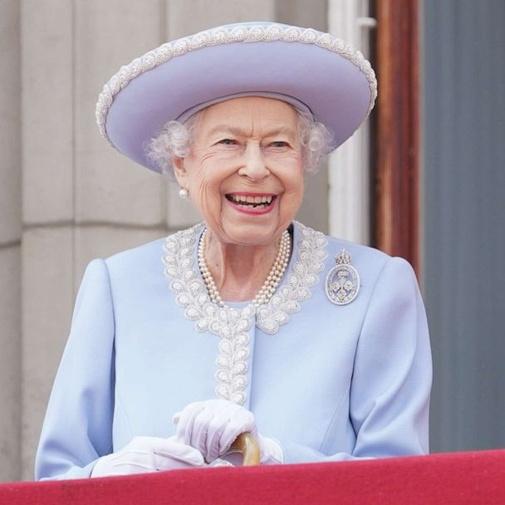
%> input picture IVP_Assignment_4/queen.jpg, 505 x 505 px, shrunk from 608 x 608 before the run
$ octave firsttwo.m   (GNU Octave 9; MATLAB toolbox functions it lacks are replaced by stand-ins)
%> lines starting %> are read from the running program, lines starting %| are printed output that depends on the picture

img = imread('queen.jpg');
%> img is the input picture: size 505x505x3 uint8; mean R, G, B 172.1, 156.2, 167.2
% convert to cielab
labImage = rgb2lab(img);
%> labImage: size 505x505x3 double; mean of channels 1, 2, 3 66.3, 8.5, -2.2
labImage2D = reshape(labImage, [], 3);
% clustering
k = 7;
[idx, ~] = kmeans(labImage2D, k);
% colors for each cluster
cl_col = zeros(k, 3);
for i = 1:k
    clusterColors = labImage2D(idx == i, :);
    cl_col(i, :) = mean(clusterColors);
end
%> after the loop, cl_col = [47.38 2.37 -8.78; 70.26 3.24 2.74; 87.5 0.27 -8.64; 44.84 56.12 17.37; 32.35 20.22 12.11; 62.9 17.28 13.22; 72.47 5.8 -17.04]
% convert back from cielab
cl_col_rbg = lab2rgb(cl_col);
%> cl_col_rbg = [0.428 0.438 0.498; 0.706 0.665 0.655; 0.83 0.862 0.924; 0.753 0.211 0.315; 0.435 0.247 0.228; 0.745 0.551 0.508; 0.678 0.689 0.819]
color_filters = cell(1, k);
for i = 1:k
    colorFilter = zeros(size(img));
    colorFilter(repmat(idx == i, [1 1 3])) = img(repmat(idx == i, [1 1 3]));
    color_filters{i} = colorFilter;
end
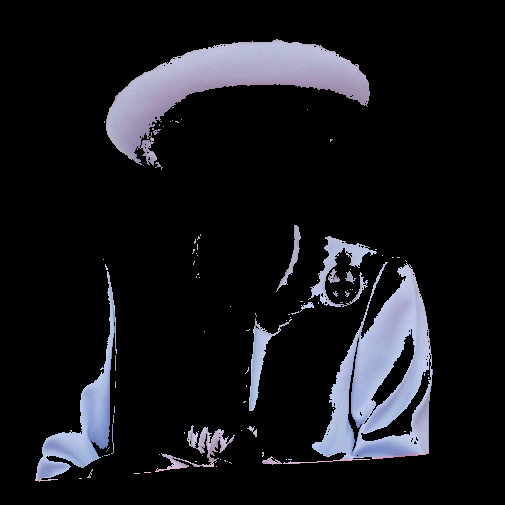
%> colorFilter: size 505x505x3 double; mean R, G, B 22.1, 22.6, 26.8
%> after the loop, color_filters = 7 items

figure;
% top row - colors
subplot(2, k, 1:k);
imshow(reshape(cl_col_rbg, [1, k, 3]));
title('Representative Colors');
axis off;

% bottom row - images
subplot(2, k, k+1:2*k);
imshow(uint8(color_filters{1}));
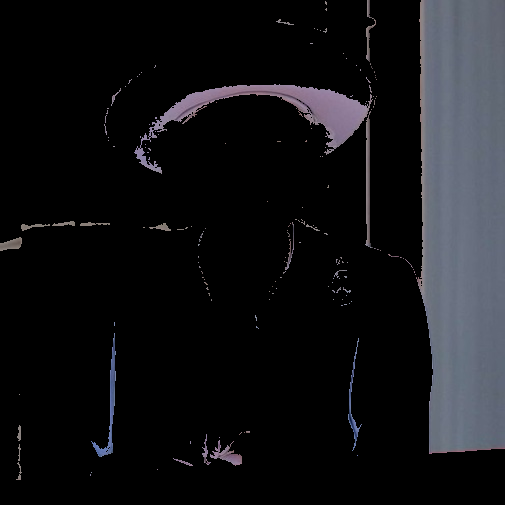
%> displayed picture: size 505x505x3, on the screen's scale of 0 to 255; mean R, G, B 19.1, 19.6, 22.3
title('Color Filter 1');

for i = 1:k
    subplot(2, k, k+i);
    imshow(uint8(color_filters{i}));
    title(['Color Filter ' num2str(i)]);
end
%> this loop made 7 passes
%> pass 2, `imshow(uint8(color_filters{i}));`:
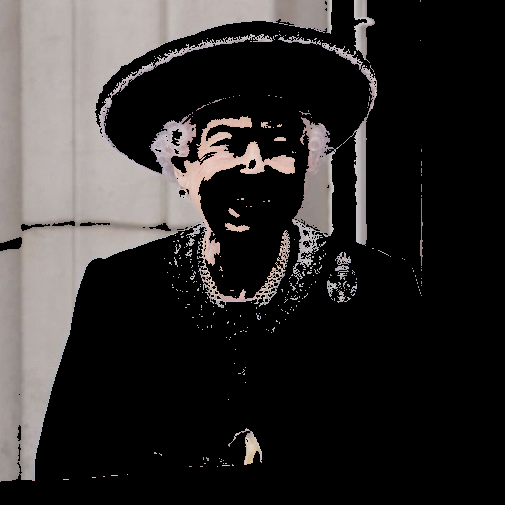
%> displayed picture: size 505x505x3, on the screen's scale of 0 to 255; mean R, G, B 49.2, 46.4, 45.6
%> after the loop:
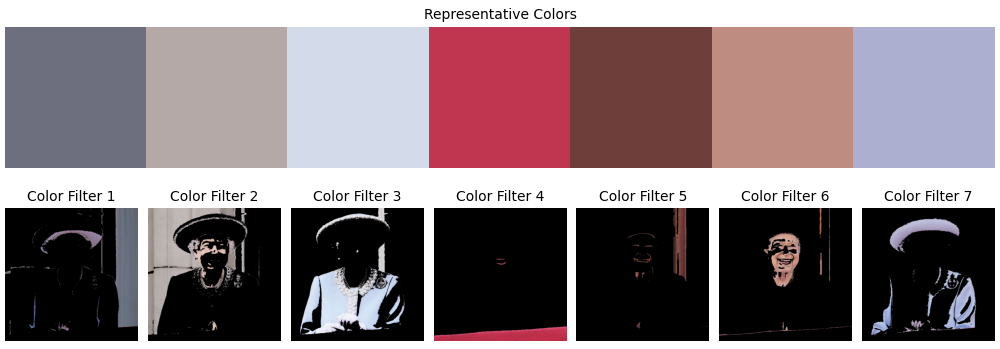
%> figure redrawn from the program's plot data, 8 panels
saveas(gcf, 'ciel_queen_color_palette.png');

$ run again, with IVP_Assignment_4/happy.jpg copied over IVP_Assignment_4/queen.jpg
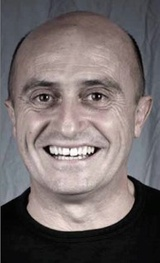
%> input picture IVP_Assignment_4/happy.jpg, 160 x 263 px, shrunk from 193 x 316 before the run
%> img is the input picture: size 263x160x3 uint8; mean R, G, B 115.4, 106.4, 106.5
%> labImage: size 263x160x3 double; mean of channels 1, 2, 3 44.7, 3.5, 1.1
%> after the loop `for i = 1:k`: cl_col = [37.45 0.597 -5.25; 54.16 3.55 0.389; 3.45 0.158 0.034; 78.57 5.34 4; 42.91 5.92 4.08; 65.81 6.13 4.2; 29.03 2.84 -1.21]
%> cl_col_rbg = [0.333 0.346 0.378; 0.534 0.5 0.506; 0.0502 0.0483 0.0485; 0.815 0.748 0.734; 0.447 0.384 0.372; 0.683 0.612 0.599; 0.283 0.263 0.276]
%> after the loop `for i = 1:k`:
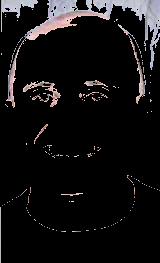
%> colorFilter: size 263x160x3 double; mean R, G, B 7, 6.5, 6.8; drawn with min black and max white
%> after the loop `for i = 1:k`: color_filters = 7 items
%> the loop `for i = 1:k` made 7 passes
%> pass 2, `imshow(uint8(color_filters{i}));`:
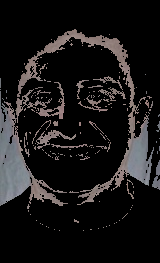
%> displayed picture: size 263x160x3, on the screen's scale of 0 to 255; mean R, G, B 24.1, 22.7, 22.9
